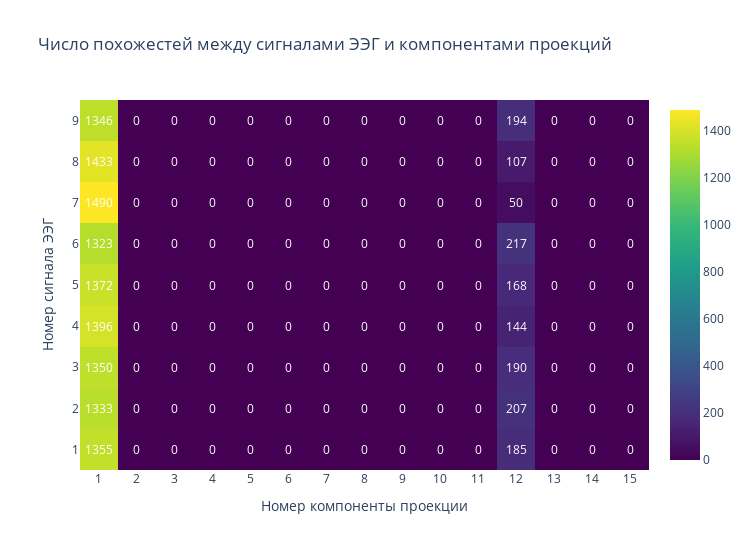

The code cell stored with this chart in its notebook:
### Code cell
fig = go.Figure(data=go.Heatmap(
    z=arima_nearest_matrix,
    colorscale='Viridis',
    text=arima_nearest_matrix
))

for i in range(len(arima_nearest_matrix)):
    for j in range(len(arima_nearest_matrix[0])):
        fig.add_annotation(
            x=j, y=i,
            text=f'{int(arima_nearest_matrix[i, j])}',
            showarrow=False,
            font=dict(color='white'),
            xref='x1', yref='y1'
        )

x_tickvals = np.arange(arima_nearest_matrix.shape[1])
x_ticktext = [str(i + 1) for i in range(arima_nearest_matrix.shape[1])]

y_tickvals = np.arange(arima_nearest_matrix.shape[0])
y_ticktext = [str(i + 1) for i in range(arima_nearest_matrix.shape[0])]

fig.update_layout(
    title='Число похожестей между сигналами ЭЭГ и компонентами проекций',
    xaxis=dict(title='Номер компоненты проекции', tickvals=x_tickvals, ticktext=x_ticktext),
    yaxis=dict(title='Номер сигнала ЭЭГ', tickvals=y_tickvals, ticktext=y_ticktext),
    width=750,
    height=550
)

fig.show()

### Figure 1 — Plotly figure (JSON) as saved in the notebook; plotly's stock layout.template omitted (floating-point values rounded to 4 significant figures; data arrays with more than 128 entries replaced by an {"elided": "..."} marker saying what was removed)
{"data": [{"colorscale": [[0, "#440154"], [0.1111, "#482878"], [0.2222, "#3e4989"], [0.3333, "#31688e"], [0.4444, "#26828e"], [0.5556, "#1f9e89"], [0.6667, "#35b779"], [0.7778, "#6ece58"], [0.8889, "#b5de2b"], [1, "#fde725"]], "text": {"elided": "9x15 int values"}, "type": "heatmap", "z": {"elided": "9x15 int values"}}], "layout": {"annotations": [{"font": {"color": "white"}, "showarrow": false, "text": "1355", "x": 0, "xref": "x", "y": 0, "yref": "y"}, {"font": {"color": "white"}, "showarrow": false, "text": "0", "x": 1, "xref": "x", "y": 0, "yref": "y"}, {"font": {"color": "white"}, "showarrow": false, "text": "0", "x": 2, "xref": "x", "y": 0, "yref": "y"}, {"font": {"color": "white"}, "showarrow": false, "text": "0", "x": 3, "xref": "x", "y": 0, "yref": "y"}, {"font": {"color": "white"}, "showarrow": false, "text": "0", "x": 4, "xref": "x", "y": 0, "yref": "y"}, {"font": {"color": "white"}, "showarrow": false, "text": "0", "x": 5, "xref": "x", "y": 0, "yref": "y"}, {"font": {"color": "white"}, "showarrow": false, "text": "0", "x": 6, "xref": "x", "y": 0, "yref": "y"}, {"font": {"color": "white"}, "showarrow": false, "text": "0", "x": 7, "xref": "x", "y": 0, "yref": "y"}, {"font": {"color": "white"}, "showarrow": false, "text": "0", "x": 8, "xref": "x", "y": 0, "yref": "y"}, {"font": {"color": "white"}, "showarrow": false, "text": "0", "x": 9, "xref": "x", "y": 0, "yref": "y"}, {"font": {"color": "white"}, "showarrow": false, "text": "0", "x": 10, "xref": "x", "y": 0, "yref": "y"}, {"font": {"color": "white"}, "showarrow": false, "text": "185", "x": 11, "xref": "x", "y": 0, "yref": "y"}, {"font": {"color": "white"}, "showarrow": false, "text": "0", "x": 12, "xref": "x", "y": 0, "yref": "y"}, {"font": {"color": "white"}, "showarrow": false, "text": "0", "x": 13, "xref": "x", "y": 0, "yref": "y"}, {"font": {"color": "white"}, "showarrow": false, "text": "0", "x": 14, "xref": "x", "y": 0, "yref": "y"}, {"font": {"color": "white"}, "showarrow": false, "text": "1333", "x": 0, "xref": "x", "y": 1, "yref": "y"}, {"font": {"color": "white"}, "showarrow": false, "text": "0", "x": 1, "xref": "x", "y": 1, "yref": "y"}, {"font": {"color": "white"}, "showarrow": false, "text": "0", "x": 2, "xref": "x", "y": 1, "yref": "y"}, {"font": {"color": "white"}, "showarrow": false, "text": "0", "x": 3, "xref": "x", "y": 1, "yref": "y"}, {"font": {"color": "white"}, "showarrow": false, "text": "0", "x": 4, "xref": "x", "y": 1, "yref": "y"}, {"font": {"color": "white"}, "showarrow": false, "text": "0", "x": 5, "xref": "x", "y": 1, "yref": "y"}, {"font": {"color": "white"}, "showarrow": false, "text": "0", "x": 6, "xref": "x", "y": 1, "yref": "y"}, {"font": {"color": "white"}, "showarrow": false, "text": "0", "x": 7, "xref": "x", "y": 1, "yref": "y"}, {"font": {"color": "white"}, "showarrow": false, "text": "0", "x": 8, "xref": "x", "y": 1, "yref": "y"}, {"font": {"color": "white"}, "showarrow": false, "text": "0", "x": 9, "xref": "x", "y": 1, "yref": "y"}, {"font": {"color": "white"}, "showarrow": false, "text": "0", "x": 10, "xref": "x", "y": 1, "yref": "y"}, {"font": {"color": "white"}, "showarrow": false, "text": "207", "x": 11, "xref": "x", "y": 1, "yref": "y"}, {"font": {"color": "white"}, "showarrow": false, "text": "0", "x": 12, "xref": "x", "y": 1, "yref": "y"}, {"font": {"color": "white"}, "showarrow": false, "text": "0", "x": 13, "xref": "x", "y": 1, "yref": "y"}, {"font": {"color": "white"}, "showarrow": false, "text": "0", "x": 14, "xref": "x", "y": 1, "yref": "y"}, {"font": {"color": "white"}, "showarrow": false, "text": "1350", "x": 0, "xref": "x", "y": 2, "yref": "y"}, {"font": {"color": "white"}, "showarrow": false, "text": "0", "x": 1, "xref": "x", "y": 2, "yref": "y"}, {"font": {"color": "white"}, "showarrow": false, "text": "0", "x": 2, "xref": "x", "y": 2, "yref": "y"}, {"font": {"color": "white"}, "showarrow": false, "text": "0", "x": 3, "xref": "x", "y": 2, "yref": "y"}, {"font": {"color": "white"}, "showarrow": false, "text": "0", "x": 4, "xref": "x", "y": 2, "yref": "y"}, {"font": {"color": "white"}, "showarrow": false, "text": "0", "x": 5, "xref": "x", "y": 2, "yref": "y"}, {"font": {"color": "white"}, "showarrow": false, "text": "0", "x": 6, "xref": "x", "y": 2, "yref": "y"}, {"font": {"color": "white"}, "showarrow": false, "text": "0", "x": 7, "xref": "x", "y": 2, "yref": "y"}, {"font": {"color": "white"}, "showarrow": false, "text": "0", "x": 8, "xref": "x", "y": 2, "yref": "y"}, {"font": {"color": "white"}, "showarrow": false, "text": "0", "x": 9, "xref": "x", "y": 2, "yref": "y"}, {"font": {"color": "white"}, "showarrow": false, "text": "0", "x": 10, "xref": "x", "y": 2, "yref": "y"}, {"font": {"color": "white"}, "showarrow": false, "text": "190", "x": 11, "xref": "x", "y": 2, "yref": "y"}, {"font": {"color": "white"}, "showarrow": false, "text": "0", "x": 12, "xref": "x", "y": 2, "yref": "y"}, {"font": {"color": "white"}, "showarrow": false, "text": "0", "x": 13, "xref": "x", "y": 2, "yref": "y"}, {"font": {"color": "white"}, "showarrow": false, "text": "0", "x": 14, "xref": "x", "y": 2, "yref": "y"}, {"font": {"color": "white"}, "showarrow": false, "text": "1396", "x": 0, "xref": "x", "y": 3, "yref": "y"}, {"font": {"color": "white"}, "showarrow": false, "text": "0", "x": 1, "xref": "x", "y": 3, "yref": "y"}, {"font": {"color": "white"}, "showarrow": false, "text": "0", "x": 2, "xref": "x", "y": 3, "yref": "y"}, {"font": {"color": "white"}, "showarrow": false, "text": "0", "x": 3, "xref": "x", "y": 3, "yref": "y"}, {"font": {"color": "white"}, "showarrow": false, "text": "0", "x": 4, "xref": "x", "y": 3, "yref": "y"}, {"font": {"color": "white"}, "showarrow": false, "text": "0", "x": 5, "xref": "x", "y": 3, "yref": "y"}, {"font": {"color": "white"}, "showarrow": false, "text": "0", "x": 6, "xref": "x", "y": 3, "yref": "y"}, {"font": {"color": "white"}, "showarrow": false, "text": "0", "x": 7, "xref": "x", "y": 3, "yref": "y"}, {"font": {"color": "white"}, "showarrow": false, "text": "0", "x": 8, "xref": "x", "y": 3, "yref": "y"}, {"font": {"color": "white"}, "showarrow": false, "text": "0", "x": 9, "xref": "x", "y": 3, "yref": "y"}, {"font": {"color": "white"}, "showarrow": false, "text": "0", "x": 10, "xref": "x", "y": 3, "yref": "y"}, {"font": {"color": "white"}, "showarrow": false, "text": "144", "x": 11, "xref": "x", "y": 3, "yref": "y"}, {"font": {"color": "white"}, "showarrow": false, "text": "0", "x": 12, "xref": "x", "y": 3, "yref": "y"}, {"font": {"color": "white"}, "showarrow": false, "text": "0", "x": 13, "xref": "x", "y": 3, "yref": "y"}, {"font": {"color": "white"}, "showarrow": false, "text": "0", "x": 14, "xref": "x", "y": 3, "yref": "y"}, {"font": {"color": "white"}, "showarrow": false, "text": "1372", "x": 0, "xref": "x", "y": 4, "yref": "y"}, {"font": {"color": "white"}, "showarrow": false, "text": "0", "x": 1, "xref": "x", "y": 4, "yref": "y"}, {"font": {"color": "white"}, "showarrow": false, "text": "0", "x": 2, "xref": "x", "y": 4, "yref": "y"}, {"font": {"color": "white"}, "showarrow": false, "text": "0", "x": 3, "xref": "x", "y": 4, "yref": "y"}, {"font": {"color": "white"}, "showarrow": false, "text": "0", "x": 4, "xref": "x", "y": 4, "yref": "y"}, {"font": {"color": "white"}, "showarrow": false, "text": "0", "x": 5, "xref": "x", "y": 4, "yref": "y"}, {"font": {"color": "white"}, "showarrow": false, "text": "0", "x": 6, "xref": "x", "y": 4, "yref": "y"}, {"font": {"color": "white"}, "showarrow": false, "text": "0", "x": 7, "xref": "x", "y": 4, "yref": "y"}, {"font": {"color": "white"}, "showarrow": false, "text": "0", "x": 8, "xref": "x", "y": 4, "yref": "y"}, {"font": {"color": "white"}, "showarrow": false, "text": "0", "x": 9, "xref": "x", "y": 4, "yref": "y"}, {"font": {"color": "white"}, "showarrow": false, "text": "0", "x": 10, "xref": "x", "y": 4, "yref": "y"}, {"font": {"color": "white"}, "showarrow": false, "text": "168", "x": 11, "xref": "x", "y": 4, "yref": "y"}, {"font": {"color": "white"}, "showarrow": false, "text": "0", "x": 12, "xref": "x", "y": 4, "yref": "y"}, {"font": {"color": "white"}, "showarrow": false, "text": "0", "x": 13, "xref": "x", "y": 4, "yref": "y"}, {"font": {"color": "white"}, "showarrow": false, "text": "0", "x": 14, "xref": "x", "y": 4, "yref": "y"}, {"font": {"color": "white"}, "showarrow": false, "text": "1323", "x": 0, "xref": "x", "y": 5, "yref": "y"}, {"font": {"color": "white"}, "showarrow": false, "text": "0", "x": 1, "xref": "x", "y": 5, "yref": "y"}, {"font": {"color": "white"}, "showarrow": false, "text": "0", "x": 2, "xref": "x", "y": 5, "yref": "y"}, {"font": {"color": "white"}, "showarrow": false, "text": "0", "x": 3, "xref": "x", "y": 5, "yref": "y"}, {"font": {"color": "white"}, "showarrow": false, "text": "0", "x": 4, "xref": "x", "y": 5, "yref": "y"}, {"font": {"color": "white"}, "showarrow": false, "text": "0", "x": 5, "xref": "x", "y": 5, "yref": "y"}, {"font": {"color": "white"}, "showarrow": false, "text": "0", "x": 6, "xref": "x", "y": 5, "yref": "y"}, {"font": {"color": "white"}, "showarrow": false, "text": "0", "x": 7, "xref": "x", "y": 5, "yref": "y"}, {"font": {"color": "white"}, "showarrow": false, "text": "0", "x": 8, "xref": "x", "y": 5, "yref": "y"}, {"font": {"color": "white"}, "showarrow": false, "text": "0", "x": 9, "xref": "x", "y": 5, "yref": "y"}, {"font": {"color": "white"}, "showarrow": false, "text": "0", "x": 10, "xref": "x", "y": 5, "yref": "y"}, {"font": {"color": "white"}, "showarrow": false, "text": "217", "x": 11, "xref": "x", "y": 5, "yref": "y"}, {"font": {"color": "white"}, "showarrow": false, "text": "0", "x": 12, "xref": "x", "y": 5, "yref": "y"}, {"font": {"color": "white"}, "showarrow": false, "text": "0", "x": 13, "xref": "x", "y": 5, "yref": "y"}, {"font": {"color": "white"}, "showarrow": false, "text": "0", "x": 14, "xref": "x", "y": 5, "yref": "y"}, {"font": {"color": "white"}, "showarrow": false, "text": "1490", "x": 0, "xref": "x", "y": 6, "yref": "y"}, {"font": {"color": "white"}, "showarrow": false, "text": "0", "x": 1, "xref": "x", "y": 6, "yref": "y"}, {"font": {"color": "white"}, "showarrow": false, "text": "0", "x": 2, "xref": "x", "y": 6, "yref": "y"}, {"font": {"color": "white"}, "showarrow": false, "text": "0", "x": 3, "xref": "x", "y": 6, "yref": "y"}, {"font": {"color": "white"}, "showarrow": false, "text": "0", "x": 4, "xref": "x", "y": 6, "yref": "y"}, {"font": {"color": "white"}, "showarrow": false, "text": "0", "x": 5, "xref": "x", "y": 6, "yref": "y"}, {"font": {"color": "white"}, "showarrow": false, "text": "0", "x": 6, "xref": "x", "y": 6, "yref": "y"}, {"font": {"color": "white"}, "showarrow": false, "text": "0", "x": 7, "xref": "x", "y": 6, "yref": "y"}, {"font": {"color": "white"}, "showarrow": false, "text": "0", "x": 8, "xref": "x", "y": 6, "yref": "y"}, {"font": {"color": "white"}, "showarrow": false, "text": "0", "x": 9, "xref": "x", "y": 6, "yref": "y"}, {"font": {"color": "white"}, "showarrow": false, "text": "0", "x": 10, "xref": "x", "y": 6, "yref": "y"}, {"font": {"color": "white"}, "showarrow": false, "text": "50", "x": 11, "xref": "x", "y": 6, "yref": "y"}, {"font": {"color": "white"}, "showarrow": false, "text": "0", "x": 12, "xref": "x", "y": 6, "yref": "y"}, {"font": {"color": "white"}, "showarrow": false, "text": "0", "x": 13, "xref": "x", "y": 6, "yref": "y"}, {"font": {"color": "white"}, "showarrow": false, "text": "0", "x": 14, "xref": "x", "y": 6, "yref": "y"}, {"font": {"color": "white"}, "showarrow": false, "text": "1433", "x": 0, "xref": "x", "y": 7, "yref": "y"}, {"font": {"color": "white"}, "showarrow": false, "text": "0", "x": 1, "xref": "x", "y": 7, "yref": "y"}, {"font": {"color": "white"}, "showarrow": false, "text": "0", "x": 2, "xref": "x", "y": 7, "yref": "y"}, {"font": {"color": "white"}, "showarrow": false, "text": "0", "x": 3, "xref": "x", "y": 7, "yref": "y"}, {"font": {"color": "white"}, "showarrow": false, "text": "0", "x": 4, "xref": "x", "y": 7, "yref": "y"}, {"font": {"color": "white"}, "showarrow": false, "text": "0", "x": 5, "xref": "x", "y": 7, "yref": "y"}, {"font": {"color": "white"}, "showarrow": false, "text": "0", "x": 6, "xref": "x", "y": 7, "yref": "y"}, {"font": {"color": "white"}, "showarrow": false, "text": "0", "x": 7, "xref": "x", "y": 7, "yref": "y"}, {"font": {"color": "white"}, "showarrow": false, "text": "0", "x": 8, "xref": "x", "y": 7, "yref": "y"}, {"font": {"color": "white"}, "showarrow": false, "text": "0", "x": 9, "xref": "x", "y": 7, "yref": "y"}, {"font": {"color": "white"}, "showarrow": false, "text": "0", "x": 10, "xref": "x", "y": 7, "yref": "y"}, {"font": {"color": "white"}, "showarrow": false, "text": "107", "x": 11, "xref": "x", "y": 7, "yref": "y"}, {"font": {"color": "white"}, "showarrow": false, "text": "0", "x": 12, "xref": "x", "y": 7, "yref": "y"}, {"font": {"color": "white"}, "showarrow": false, "text": "0", "x": 13, "xref": "x", "y": 7, "yref": "y"}, {"font": {"color": "white"}, "showarrow": false, "text": "0", "x": 14, "xref": "x", "y": 7, "yref": "y"}, {"font": {"color": "white"}, "showarrow": false, "text": "1346", "x": 0, "xref": "x", "y": 8, "yref": "y"}, {"font": {"color": "white"}, "showarrow": false, "text": "0", "x": 1, "xref": "x", "y": 8, "yref": "y"}, {"font": {"color": "white"}, "showarrow": false, "text": "0", "x": 2, "xref": "x", "y": 8, "yref": "y"}, {"font": {"color": "white"}, "showarrow": false, "text": "0", "x": 3, "xref": "x", "y": 8, "yref": "y"}, {"font": {"color": "white"}, "showarrow": false, "text": "0", "x": 4, "xref": "x", "y": 8, "yref": "y"}, {"font": {"color": "white"}, "showarrow": false, "text": "0", "x": 5, "xref": "x", "y": 8, "yref": "y"}, {"font": {"color": "white"}, "showarrow": false, "text": "0", "x": 6, "xref": "x", "y": 8, "yref": "y"}, {"font": {"color": "white"}, "showarrow": false, "text": "0", "x": 7, "xref": "x", "y": 8, "yref": "y"}, {"font": {"color": "white"}, "showarrow": false, "text": "0", "x": 8, "xref": "x", "y": 8, "yref": "y"}, {"font": {"color": "white"}, "showarrow": false, "text": "0", "x": 9, "xref": "x", "y": 8, "yref": "y"}, {"font": {"color": "white"}, "showarrow": false, "text": "0", "x": 10, "xref": "x", "y": 8, "yref": "y"}, {"font": {"color": "white"}, "showarrow": false, "text": "194", "x": 11, "xref": "x", "y": 8, "yref": "y"}, {"font": {"color": "white"}, "showarrow": false, "text": "0", "x": 12, "xref": "x", "y": 8, "yref": "y"}, {"font": {"color": "white"}, "showarrow": false, "text": "0", "x": 13, "xref": "x", "y": 8, "yref": "y"}, {"font": {"color": "white"}, "showarrow": false, "text": "0", "x": 14, "xref": "x", "y": 8, "yref": "y"}], "height": 550, "title": {"text": "Число похожестей между сигналами ЭЭГ и компонентами проекций"}, "width": 750, "xaxis": {"ticktext": ["1", "2", "3", "4", "5", "6", "7", "8", "9", "10", "11", "12", "13", "14", "15"], "tickvals": [0, 1, 2, 3, 4, 5, 6, 7, 8, 9, 10, 11, 12, 13, 14], "title": {"text": "Номер компоненты проекции"}}, "yaxis": {"ticktext": ["1", "2", "3", "4", "5", "6", "7", "8", "9"], "tickvals": [0, 1, 2, 3, 4, 5, 6, 7, 8], "title": {"text": "Номер сигнала ЭЭГ"}}}}
